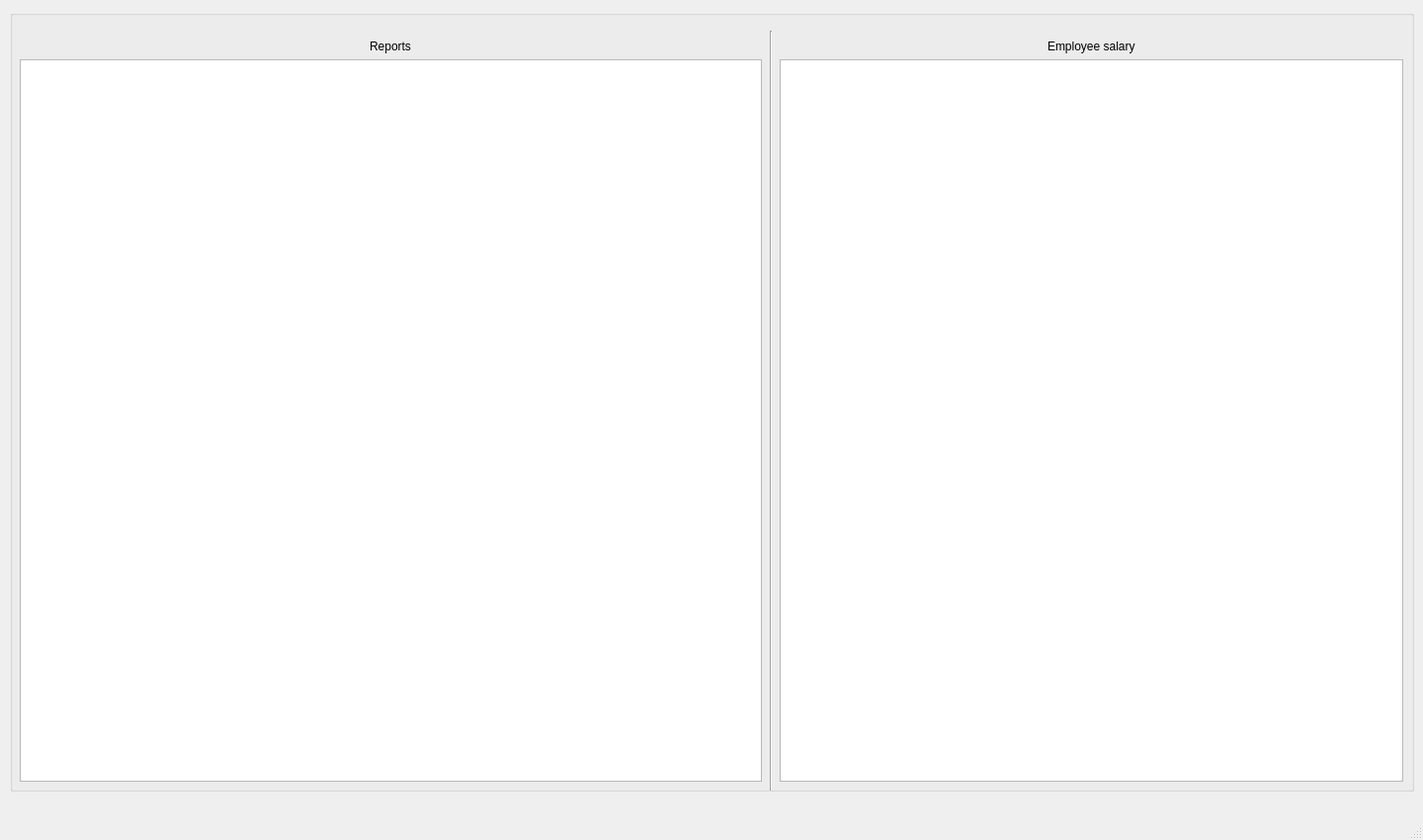
<?xml version="1.0" encoding="UTF-8"?>
<ui version="4.0">
 <class>MainWindow</class>
 <widget class="QMainWindow" name="MainWindow">
  <property name="geometry">
   <rect>
    <x>0</x>
    <y>0</y>
    <width>1440</width>
    <height>850</height>
   </rect>
  </property>
  <property name="windowTitle">
   <string>MainWindow</string>
  </property>
  <widget class="QWidget" name="centralwidget">
   <widget class="QWidget" name="gridLayoutWidget_2">
    <property name="geometry">
     <rect>
      <x>10</x>
      <y>10</y>
      <width>1421</width>
      <height>791</height>
     </rect>
    </property>
    <layout class="QGridLayout" name="main_layout">
     <item row="0" column="0">
      <widget class="QGroupBox" name="group_box">
       <property name="title">
        <string/>
       </property>
       <widget class="QWidget" name="gridLayoutWidget">
        <property name="geometry">
         <rect>
          <x>10</x>
          <y>30</y>
          <width>751</width>
          <height>751</height>
         </rect>
        </property>
        <layout class="QGridLayout" name="reports_layout">
         <item row="1" column="0">
          <widget class="QTreeView" name="reports_tree"/>
         </item>
         <item row="0" column="0" alignment="Qt::AlignHCenter">
          <widget class="QLabel" name="reports_label">
           <property name="text">
            <string>Reports</string>
           </property>
          </widget>
         </item>
        </layout>
       </widget>
       <widget class="Line" name="line_2">
        <property name="geometry">
         <rect>
          <x>760</x>
          <y>21</y>
          <width>21</width>
          <height>769</height>
         </rect>
        </property>
        <property name="orientation">
         <enum>Qt::Vertical</enum>
        </property>
       </widget>
       <widget class="QWidget" name="gridLayoutWidget_3">
        <property name="geometry">
         <rect>
          <x>779</x>
          <y>30</y>
          <width>631</width>
          <height>751</height>
         </rect>
        </property>
        <layout class="QGridLayout" name="empl_salary_layout">
         <item row="0" column="0" alignment="Qt::AlignHCenter">
          <widget class="QLabel" name="empl_salary_label">
           <property name="text">
            <string>Employee salary</string>
           </property>
          </widget>
         </item>
         <item row="1" column="0">
          <widget class="QTableWidget" name="employees_salary_table"/>
         </item>
        </layout>
       </widget>
      </widget>
     </item>
    </layout>
   </widget>
  </widget>
  <widget class="QMenuBar" name="menubar">
   <property name="geometry">
    <rect>
     <x>0</x>
     <y>0</y>
     <width>1440</width>
     <height>22</height>
    </rect>
   </property>
  </widget>
  <widget class="QStatusBar" name="statusbar"/>
 </widget>
 <resources/>
 <connections/>
</ui>
